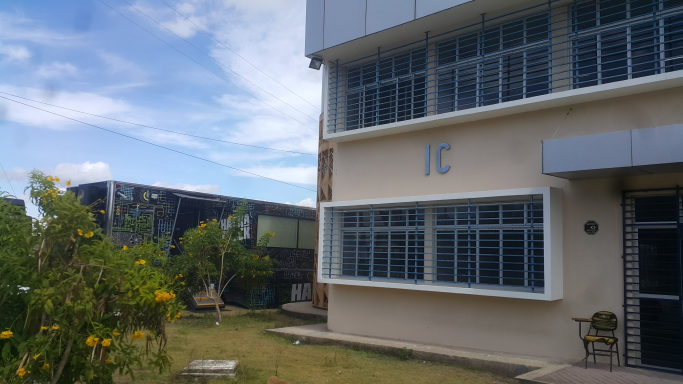
#> input picture List2/Item1/images/1.jpg, 1365 x 768 px (shown at 1/2 size); its folder holds 4 pictures in this run
$ jupyter execute --allow-errors main.ipynb
#> lines starting #> are read from the running program, lines starting #| are printed output that depends on the picture
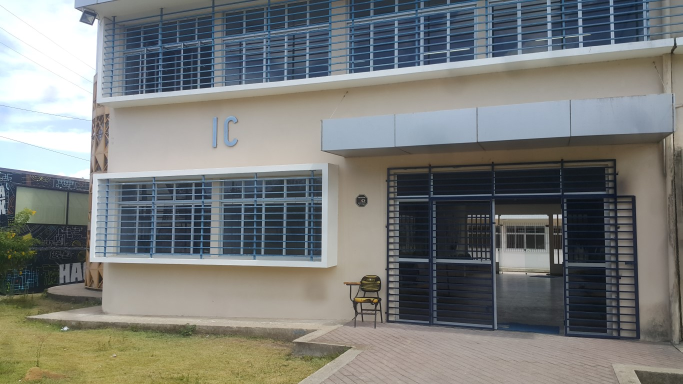
#> input picture List2/Item1/images/2.jpg, 1365 x 768 px (shown at 1/2 size)
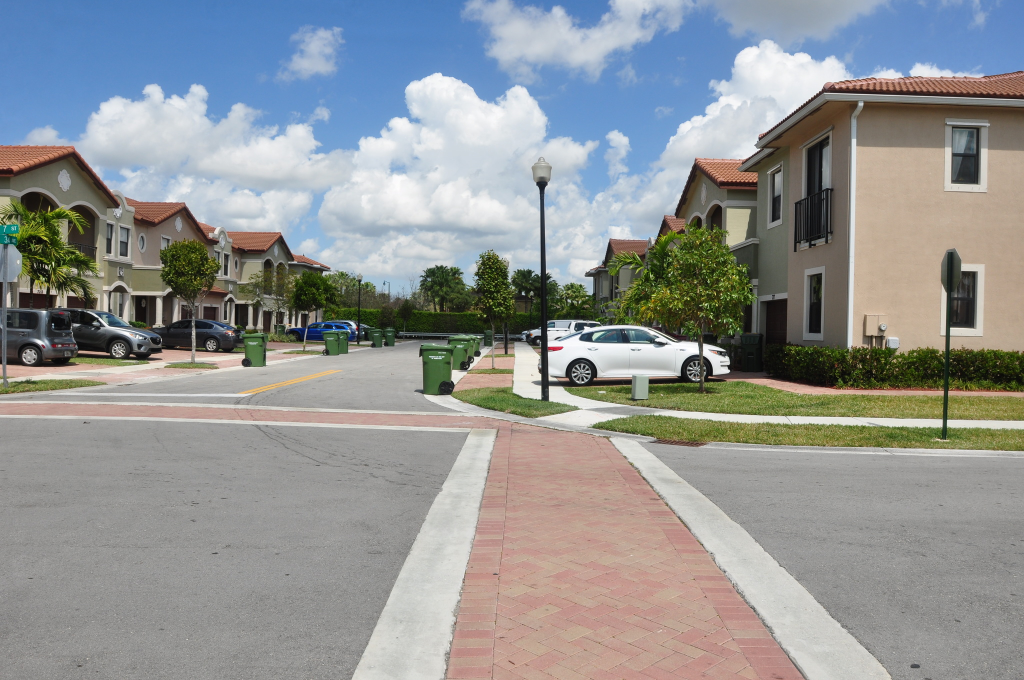
#> input picture List2/Item1/images/3.jpg, 2048 x 1360 px (shown at 1/2 size)
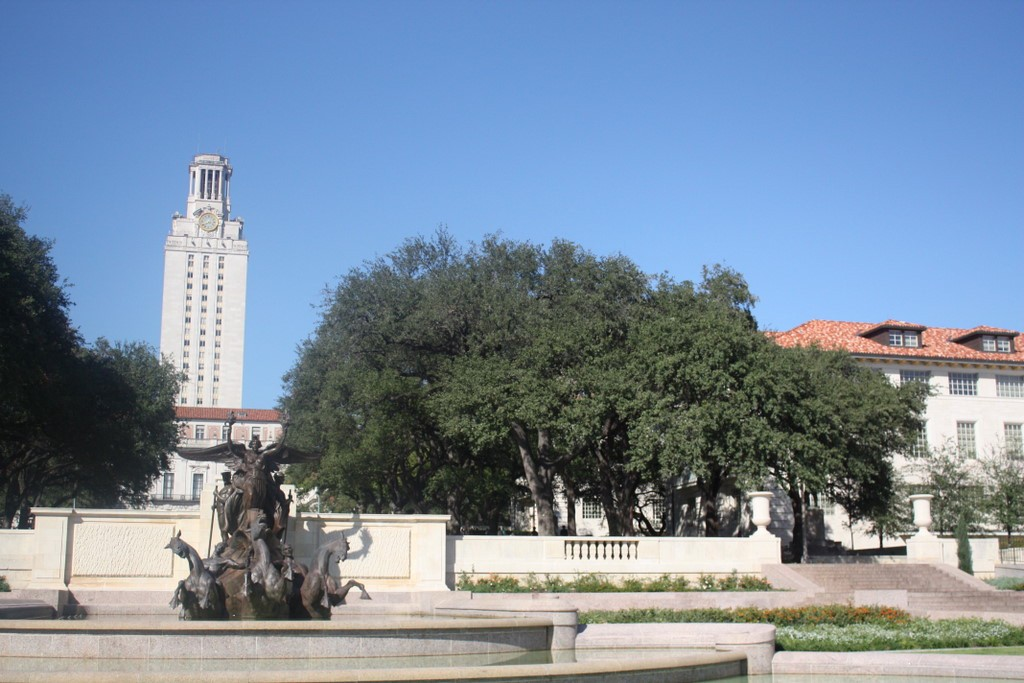
#> input picture List2/Item1/images/4.jpg, 1024 x 683 px
[cell 1]
import cv2
import matplotlib.pyplot as plt

[cell 2]
def plot_compare(*args):
    L = len(args)

    if (L == 0):
        return None
    elif (L == 1):
        f = plt.figure(figsize=(15,15))
        plt.imshow(args[0])
        plt.axis('off')
    else:
        f, axs = plt.subplots(1, L, figsize=(15,15*L))
        for i, ax in enumerate(axs):
            ax.imshow(args[i])
            ax.axis('off')
    plt.show()
    return f

### Item 1

Na documentação da OpenCV é possével encontrar diversos detectores e descritores. Usando um conjunto com pelo menos 6 imagens (você pode tirar fotos com seu telefone, por exemplo), experimente três detectores distintos nestas imagens, incluindo o detector de Harris. Pesquise e descreva resumidamente com suas palavras (até 200 palavras para cada) como cada um funciona, incluindo seus parâmetros e quais as suas principais diferenças. Exiba resultados nas suas imagens, e em quais situações cada um funciona bem ou mal. Discuta seus parâmetros. Qual deles você achou melhor?

#### Minha análise

Eu preferi o detector FAST, já que ele trouxe muito mais matches e tem excelente performance. Utilizei os parâmetros padrão para todos os detectores. O MSER é interessantes, mas se aplica melhor pra detectar objetos, enquanto o Harris é muito custoso computacionalmente e ainda tem mais downsides que o FAST, então, não vejo muito sentido em utiliza-lo.

#### Imagens de Exemplo

#> (a cell that did not finish here is left out)
